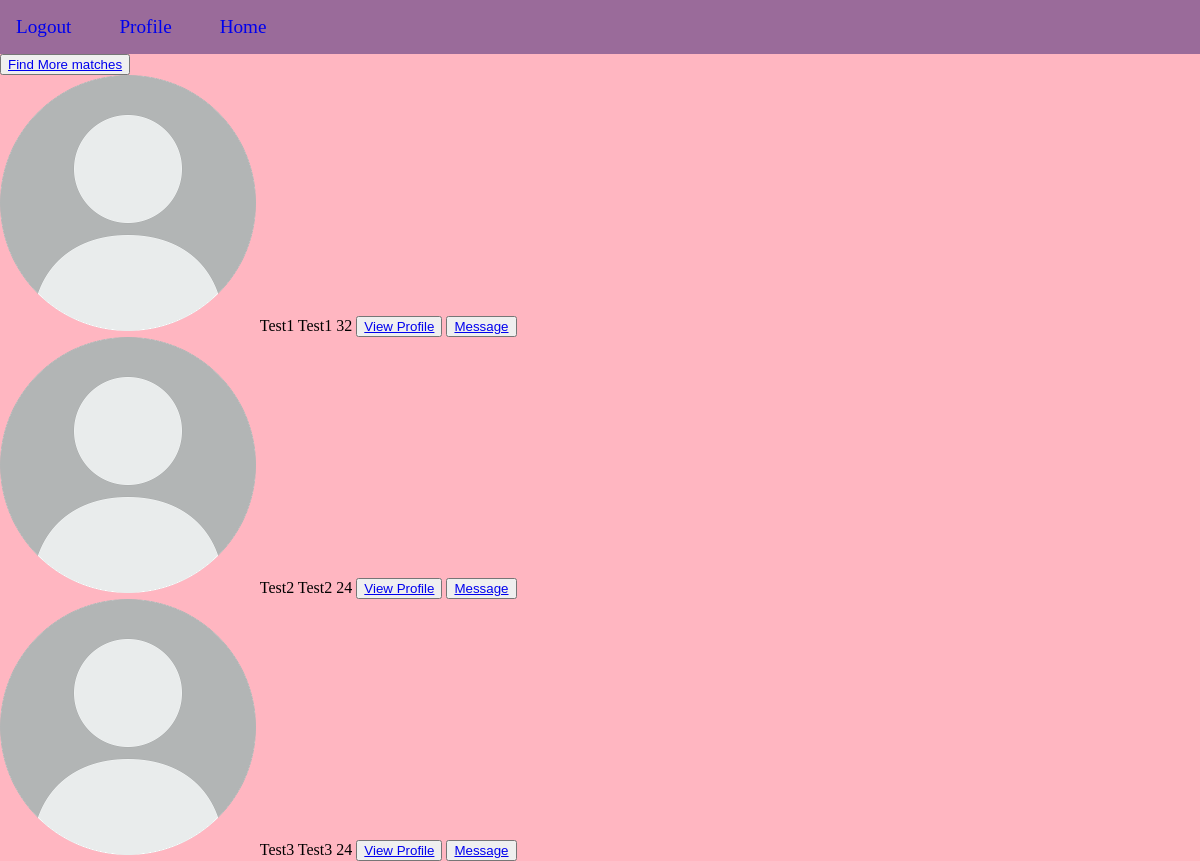
The page /matchmaking/ (signed in) on the database its author committed.
### app/models.py (models this page shows, shortened)
class PersonalityProfile(models.Model):
    user_profile = models.ForeignKey(
        DatingProfile,
        on_delete=models.CASCADE,
        related_name="dating_profile_user",
        null=True,
    )
    created = models.BooleanField(default=False)
    yes_or_no_options = (("Yes", "YES"), ("No", "NO"))
    what_are_you_looking_for_options = (
        ("long-term", "Long-term partner"),
        ("short-term", "Short-term partner"),
        ("firguring-out", "Still figuring out"),
    )
    music_options = (
        ("metal", "METAL"),
        ("classic", "CLASSIC"),
        ("country", "COUNTRY"),
        ("pop", "POP"),
        ("hip-hop", "HIP-HOP"),
        ("gospel", "GOSPEL"),
    )
    outdoor_indoor_options = (("outdoor", "OUTDOOR"), ("indoor", "INDOOR"))
    what_do_you_do_for_fun_options = (
        ("hiking", "HIKING"),
        ("gaming", "GAMING"),
        ("reading", "Reading"),
        ("singing", "SINGING"),
        ("sport", "SPORTS"),
        ("dancing", "DANCING"),
        ("travel", "TRAVEL"),
        ("poetry", "POETRY"),
    )
    movie_genre_options = (
        ("horror", "HORROR"),
        ("romance", "ROMANCE"),
        ("comedy", "COMEDY"),
        ("action", "ACTION"),
        ("anime", "ANIME"),
        ("sci-fi", "SCI-FI"),
    )
    interests = models.CharField(
        max_length=50, choices=what_are_you_looking_for_options, null=True
    )
    do_you_like_drinking = models.CharField(
        max_length=50, choices=yes_or_no_options, null=True
    )
    are_you_active = models.CharField(
        max_length=50, choices=yes_or_no_options, null=True
    )
    music_pick = models.CharField(max_length=300, choices=music_options, null=True)
    outdoor_indoor_pick = models.CharField(
        max_length=50, choices=outdoor_indoor_options, null=True
    )
    what_do_you_do_for_fun_pick = models.CharField(
        max_length=300, choices=what_do_you_do_for_fun_options, null=True
    )
    movie_pick = models.CharField(
        max_length=300, choices=movie_genre_options, null=True
    )

class DatingProfile(models.Model):
    user_profile = models.ForeignKey(
        Profile,
        on_delete=models.CASCADE,
        related_name="dating_profile_user",
        null=True,
    )
    created = models.BooleanField(default=False)
    profile_pic = models.ImageField(
        default="no-profile-picture-icon-15_oLIFS4i.jpg",
        null=True,
        blank=True,
    )
    gender_options = (("Male", "MALE"), ("Female", "FEMALE"))
    interested_in_options = ("Men", "MEN"), ("Women", "WOMEN"), ("Both", "BOTH")
    yes_or_no_options = (("Yes", "YES"), ("No", "NO"))
    gender = models.CharField(max_length=50, choices=gender_options, null=True)
    age = models.IntegerField(null=True)
    interested_in = models.CharField(
        max_length=50, choices=interested_in_options, null=True
    )
    smoker = models.CharField(max_length=50, choices=yes_or_no_options, null=True)
    drinker = models.CharField(max_length=50, choices=yes_or_no_options, null=True)
    occupation = models.CharField(max_length=50, null=True)
    bio = models.TextField(null=True)
    favorite_place_ever_been = models.TextField(null=True)

class Profile(models.Model):
    user = models.OneToOneField(User, null=True, on_delete=models.CASCADE)
    first_name = models.CharField(null=True, max_length=255)
    last_name = models.CharField(null=True, max_length=255)

### app/views.py (the view)
# urls.py: path("matchmaking/", matchmakingView, name="matchmaking"),
def matchmakingView(request):
    user = request.user.profile
    user_dating_profile = DatingProfile.objects.get(user_profile=user)
    user_personality_profile = PersonalityProfile.objects.get(
        user_profile=user_dating_profile
    )
    choice2 = PersonalityProfile.objects.filter(
        do_you_like_drinking=user_personality_profile.do_you_like_drinking,
        outdoor_indoor_pick=user_personality_profile.outdoor_indoor_pick,
        movie_pick=user_personality_profile.movie_pick,
    )
    choice3 = PersonalityProfile.objects.filter(
        do_you_like_drinking=user_personality_profile.do_you_like_drinking,
        music_pick=user_personality_profile.music_pick,
        movie_pick=user_personality_profile.movie_pick,
    )
    choice4 = PersonalityProfile.objects.filter(
        interests=user_personality_profile.interests,
        outdoor_indoor_pick=user_personality_profile.outdoor_indoor_pick,
        what_do_you_do_for_fun_pick=user_personality_profile.what_do_you_do_for_fun_pick,
    )
    choice1 = PersonalityProfile.objects.filter(
        interests=user_personality_profile.interests,
        music_pick=user_personality_profile.music_pick,
        what_do_you_do_for_fun_pick=user_personality_profile.what_do_you_do_for_fun_pick,
    )
    choices = {
        "1": [choice1],
        "2": [choice2],
        "3": [choice3],
        "4": [choice4],
    }
    random_potential_partners = key, val = random.choice(list(choices.items()))
    context = {
        "random_potential_partners": random_potential_partners,
        "key": key,
        "val": val,
        "user": user,
    }
    return render(request, "matchmaking.html", context)

### app/templates/matchmaking.html (shortened to what this page needs)
{%extends 'base.html'%} {% block content%}
<button> <a href= "{% url "matchmaking"%}">Find More matches</a></button>
<div id="matchmaking_container">
  <div id="matches">
  <div>
    <div>
      {% for set in val %}
        {% for object in set%}
          {% if user != item.user_profile.user_profile  %}
     <div><img src="{{object.user_profile.profile_pic.url}}"/>
          {{object.user_profile.user_profile.first_name}}
          {{ object.user_profile.user_profile.last_name}}
          {{ object.user_profile.age}}
          <button> <a href= "{% url "partner" object.id %}" >View Profile</a></button>
          <button> <a href= # >Message</a></button>
          {% endif %}
      </div>
            {%endfor %}
       {%endfor%}
    </div>
  </div>
  {%endblock content%}

### app/static/styles.css (style rules this page uses)
body { margin: 0; background-color: lightpink; }

### rows shown on the page
PersonalityProfile: user_profile.profile_pic (picture), user_profile.user_profile.first_name "Test1", user_profile.user_profile.last_name "Test1", user_profile.age "32"
PersonalityProfile: user_profile.profile_pic (picture), user_profile.user_profile.first_name "Test2", user_profile.user_profile.last_name "Test2", user_profile.age "24"
PersonalityProfile: user_profile.profile_pic (picture), user_profile.user_profile.first_name "Test3", user_profile.user_profile.last_name "Test3", user_profile.age "24"
